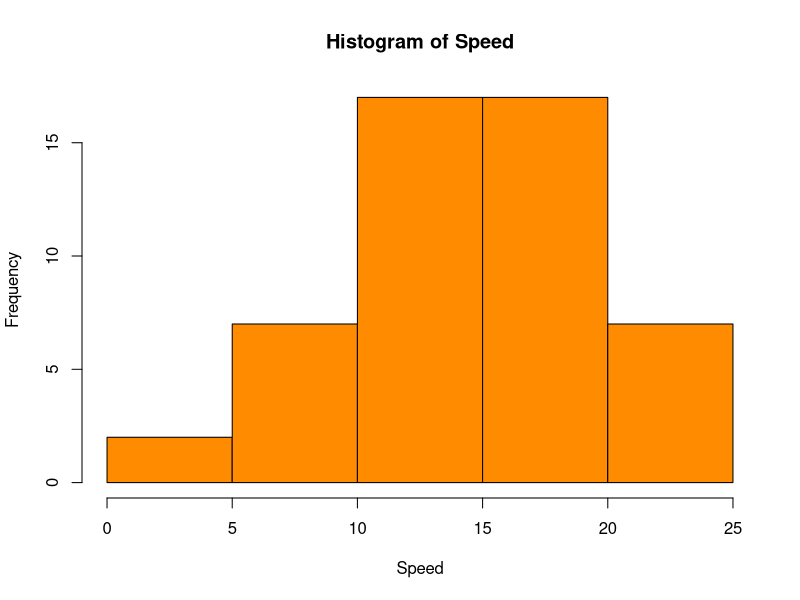
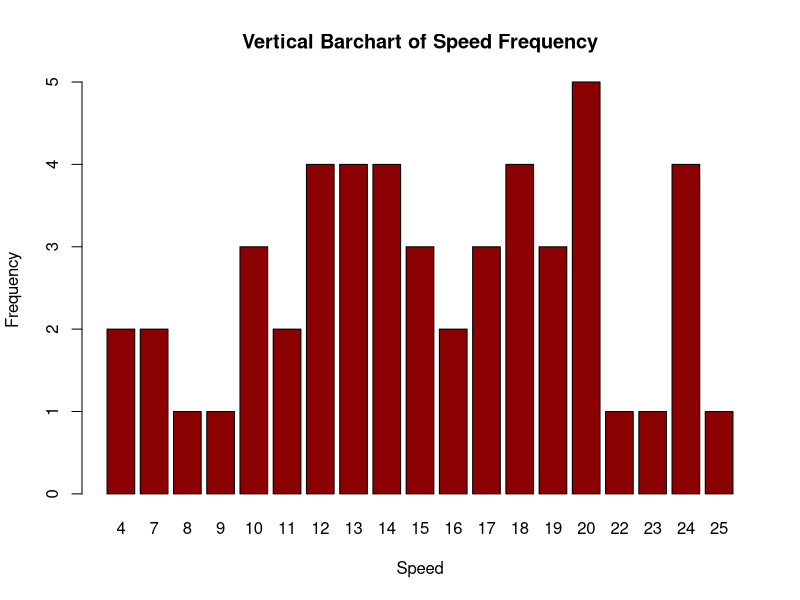
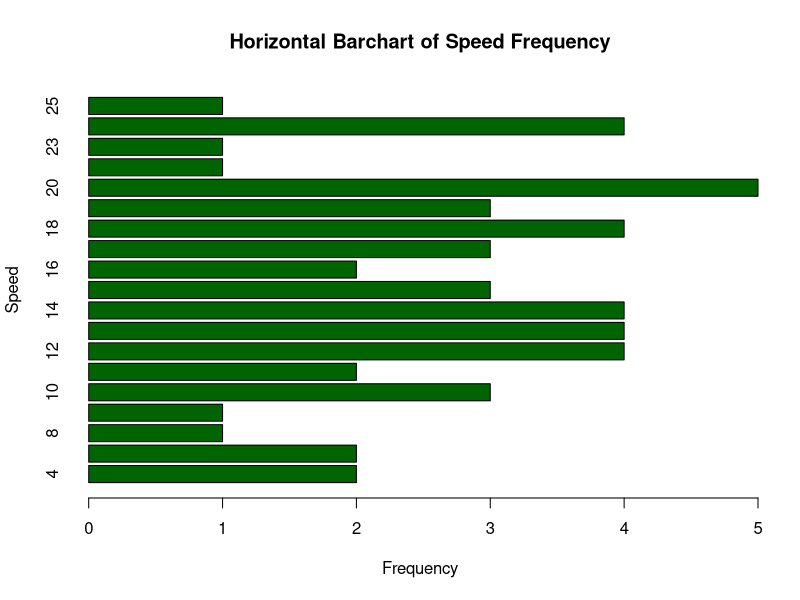
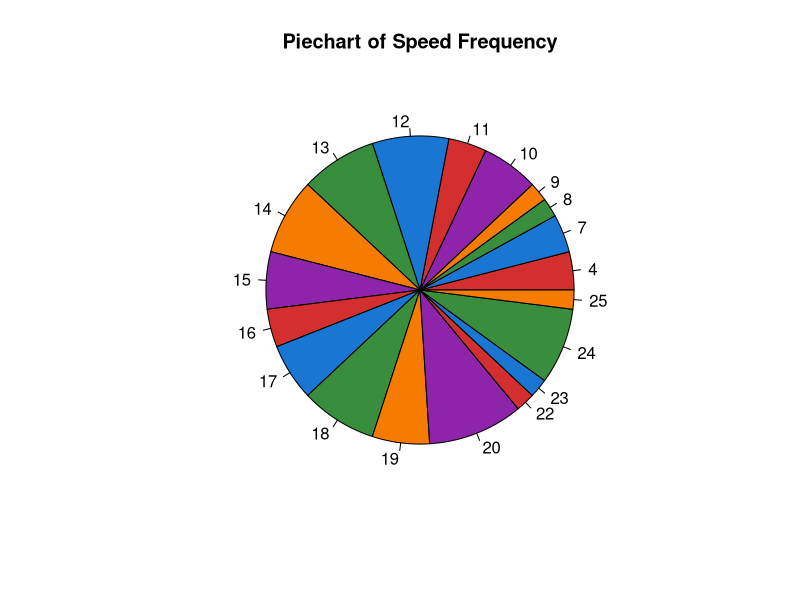
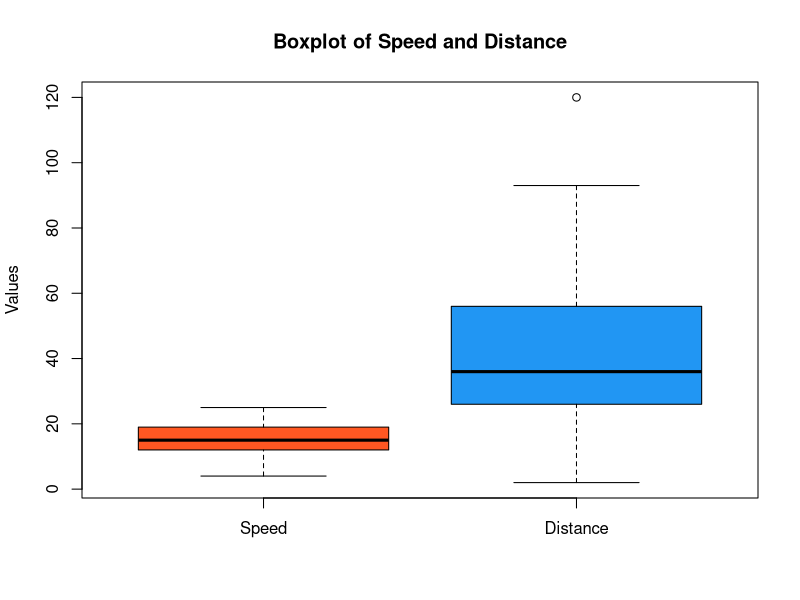
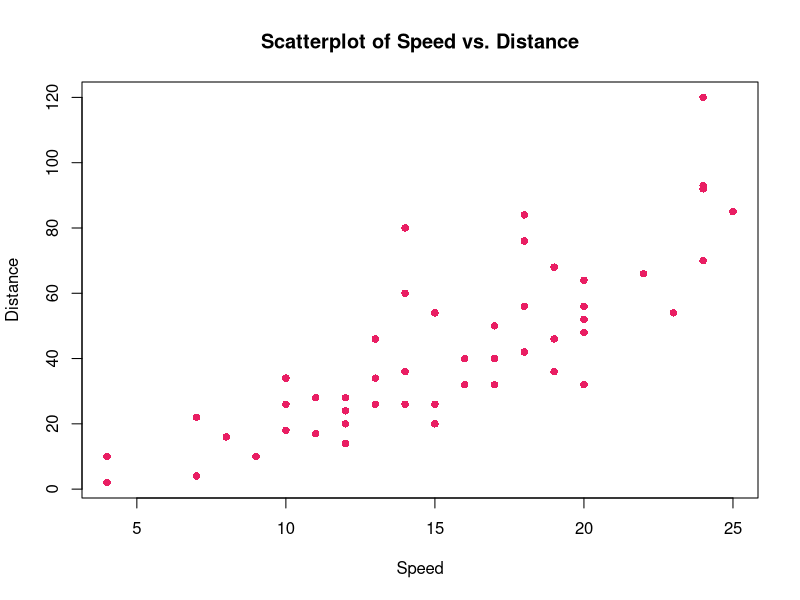
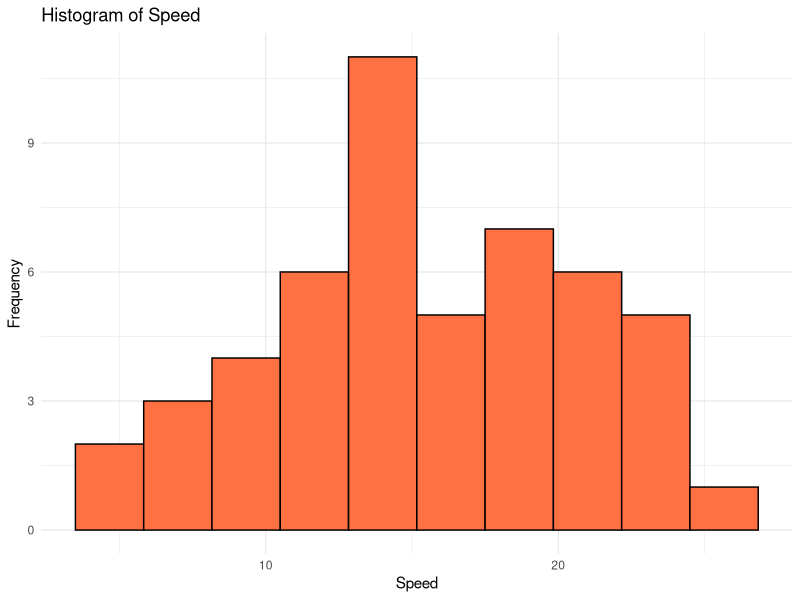
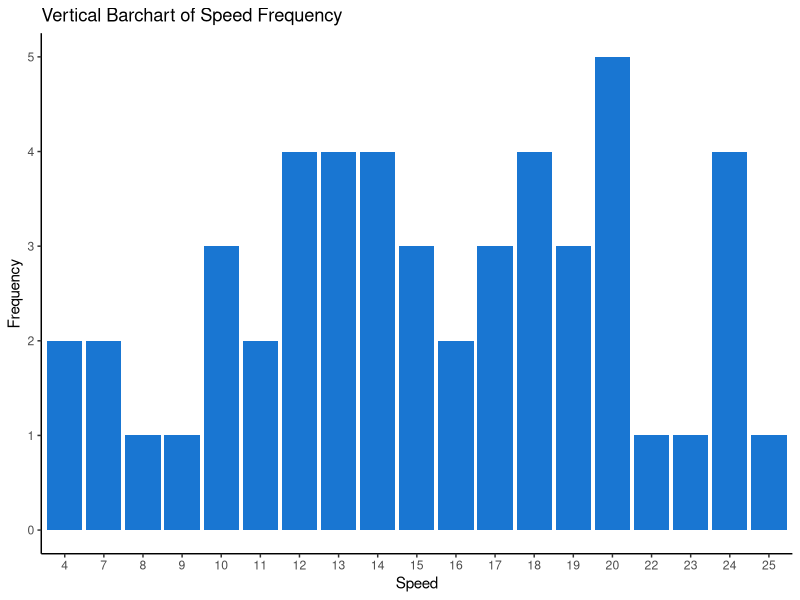

R code for these plots, in order:
## ---- chunk 1
data("cars")

# Histogram for 'speed'
hist(cars$speed, col = "darkorange", border = "black", main = "Histogram of Speed", xlab = "Speed", ylab = "Frequency")

## ---- chunk 2

# Frequency counts for 'speed'
speed_freq <- table(cars$speed)
# Vertical Barchart
barplot(speed_freq, col = "darkred", main = "Vertical Barchart of Speed Frequency", xlab = "Speed", ylab = "Frequency")

## ---- chunk 3

barplot(speed_freq, col = "darkgreen", main = "Horizontal Barchart of Speed Frequency", xlab = "Frequency", ylab = "Speed", horiz = TRUE)

## ---- chunk 4
pie(speed_freq, labels = names(speed_freq), col = c("#D32F2F", "#1976D2", "#388E3C", "#F57C00", "#8E24AA"), main = "Piechart of Speed Frequency")
## ---- chunk 5

boxplot(cars, col = c("#FF5722", "#2196F3"), main = "Boxplot of Speed and Distance", names = c("Speed", "Distance"), ylab = "Values")

## ---- chunk 6

plot(cars$speed, cars$dist, col = "#E91E63", pch = 16, main = "Scatterplot of Speed vs. Distance", xlab = "Speed", ylab = "Distance")

## ---- chunk 7
data("cars")
library(ggplot2)

ggplot(cars, aes(x = speed)) + 
  geom_histogram(fill = "#FF7043", color = "black", bins = 10) +
  labs(title = "Histogram of Speed", x = "Speed", y = "Frequency") +
  theme_minimal()

## ---- chunk 8

ggplot(as.data.frame(speed_freq), aes(x = Var1, y = Freq)) + 
  geom_bar(stat = "identity", fill = "#1976D2") +
  labs(title = "Vertical Barchart of Speed Frequency", x = "Speed", y = "Frequency") +
  theme_classic()

## ---- chunk 9

ggplot(as.data.frame(speed_freq), aes(x = Var1, y = Freq)) + 
  geom_bar(stat = "identity", fill = "#FF5722") +
  labs(title = "Horizontal Barchart of Speed Frequency", x = "Frequency", y = "Speed") +
  coord_flip() +
  theme_classic()

## ---- chunk 10


ggplot(as.data.frame(speed_freq), aes(x = "", y = Freq, fill = Var1)) + 
  geom_bar(width = 1, stat = "identity") +
  coord_polar(theta = "y") +
  labs(title = "Piechart of Speed Frequency") +
  scale_fill_brewer(palette = "Set3") +  # A color palette that adjusts based on the number of categories
  theme_void()


## ---- chunk 11

ggplot(cars) + 
  geom_boxplot(aes(x = "Speed", y = speed), fill = "lightgreen", width = 0.5) +
  geom_boxplot(aes(x = "Distance", y = dist), fill = "lightblue", width = 0.5) +
  labs(title = "Boxplot of Speed and Distance", x = "", y = "Values") +
  theme_light()

## ---- chunk 12

ggplot(cars, aes(x = speed, y = dist)) + 
  geom_point(color = "darkred", size = 3) +
  labs(title = "Scatterplot of Speed vs. Distance", x = "Speed", y = "Distance") +
  theme_minimal()

